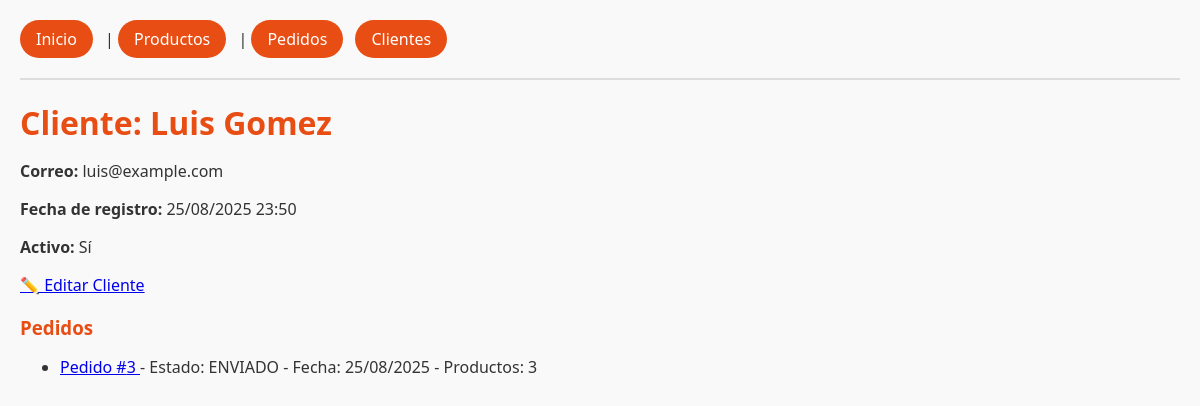
Screenshot of /clientes/2/ with the database file from the repository.
### tienda/models.py (models this page shows, shortened)
class Cliente(models.Model):
    nombre = models.CharField(max_length=120)
    correo = models.EmailField(unique=True)
    fecha_registro = models.DateTimeField(auto_now_add=True)
    activo = models.BooleanField(default=True)

class Pedido(models.Model):
    ESTADOS = [
        ("CREADO", "Creado"),
        ("PAGADO", "Pagado"),
        ("ENVIADO", "Enviado"),
        ("CERRADO", "Cerrado"),
    ]
    cliente = models.ForeignKey(
        Cliente, on_delete=models.CASCADE, related_name="pedidos"
    )
    productos = models.ManyToManyField(Producto, related_name="pedidos")
    estado = models.CharField(max_length=10, choices=ESTADOS, default="CREADO")
    fecha = models.DateTimeField(auto_now_add=True)

### tienda/views.py (the view)
# urls.py: path("clientes/<int:pk>/", views.detalle_cliente, name="detalle_cliente"),
def detalle_cliente(request, pk):
    cliente = get_object_or_404(Cliente, pk=pk)
    pedidos = (
        cliente.pedidos.select_related("cliente")
        .prefetch_related("productos")
        .order_by("-fecha")
    )
    return render(
        request, "tienda/detalle_cliente.html", {"cliente": cliente, "pedidos": pedidos}
    )

### tienda/templates/tienda/detalle_cliente.html (shortened to what this page needs)
{% extends "tienda/base.html" %}
{% block content %}
<h1>Cliente: {{ cliente.nombre }}</h1>
<p><strong>Correo:</strong> {{ cliente.correo }}</p>
<p><strong>Fecha de registro:</strong> {{ cliente.fecha_registro|date:"d/m/Y H:i" }}</p>
<p><strong>Activo:</strong> {{ cliente.activo|yesno:"Sí,No" }}</p>
<p>
    <a href="{% url 'tienda:editar_cliente' cliente.pk %}" class="btn btn-primary">
        ✏️ Editar Cliente
    </a>
</p>
<h3>Pedidos</h3>
<ul>
    {% for ped in pedidos %}
    <li>
        <a href="{% url 'tienda:detalle_pedido' ped.pk %}">
            Pedido #{{ ped.id }}
        </a>
        - Estado: {{ ped.estado }}
        - Fecha: {{ ped.fecha|date:"d/m/Y" }}
        - Productos: {{ ped.productos.count }}
    </li>
    {% empty %}
    <li>Este cliente no tiene pedidos registrados.</li>
    {% endfor %}
</ul>
{% endblock %}

### tienda/static/css/main.css (style rules this page uses)
body { font-family: 'Segoe UI', sans-serif; margin: 20px; background-color: #f9f9f9; color: #333; }
h1, h2, h3 { color: #e84d13; margin-bottom: 15px; }

### rows the page displays
Cliente: nombre "Luis Gomez", correo "luis@example.com", fecha_registro "25/08/2025 23:50", activo "Sí"
Pedido: id "3", estado "ENVIADO", fecha "25/08/2025", productos.count "3"
